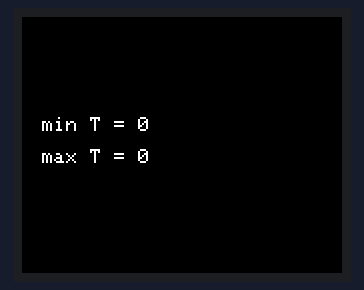
This sketch was run on a simulated Arduino Uno, built with avr-gcc and run on an emulated ATmega328P. Shown: 160×128 colour display. What the sketch prints to the serial monitor is not drawn.

Above: at 3.5 s.

Measured:
- what the display in image 0 shows lasts 0.5 s, from 3.5 s to 4.0 s

The sketch:

AMG8833IRArray_Ladybug.ino
```cpp
/* AMG88331IRArray_Ladybug
 *
 *  Basic program to get 8 x 8 temperature array data from the AMG8833 I2C thermal sensor
 *
 *  Intended to run on the Butterfly as host, but any host with an I2C bus should work well.
 *
 */
// This Ladybug native optimized version requires specific pins
//
#define sclk 13  // SCLK can also use pin 14
#define mosi 11  // MOSI can also use pin 7
#define cs   10  // CS & DC can use pins 2, 6, 9, 10, 15, 20, 21, 22, 23
#define dc   5   //  but certain pairs must NOT be used: 2+10, 6+9, 20+23, 21+22
#define rst  4   // RST can use any pin
#define sdcs 3   // CS for SD card, can use any pin

#include <Adafruit_GFX.h>    // Core graphics library
#include <Adafruit_ST7735.h> // Hardware-specific library
#include <SPI.h>
#include <Wire.h>

Adafruit_ST7735 tft = Adafruit_ST7735(cs, dc, mosi, sclk, rst);
float p = 3.1415926f;

// Color definitions
#define BLACK    0x0000
#define BLUE     0x001F
#define RED      0xF800
#define GREEN    0x07E0
#define CYAN     0x07FF
#define MAGENTA  0xF81F
#define YELLOW   0xFFE0
#define WHITE    0xFFFF

uint16_t setColor[8] = {BLACK, BLUE, RED, GREEN, CYAN, MAGENTA, YELLOW, WHITE};

// Status and configuration registers
#define AMG8833_PCTL     0x00
#define AMG8833_RST      0x01
#define AMG8833_FPSC     0x02
#define AMG8833_INTC     0x03
#define AMG8833_STAT     0x04
#define AMG8833_SCLR     0x05
#define AMG8833_AVE      0x07
#define AMG8833_INTHL    0x08
#define AMG8833_INTHH    0x09
#define AMG8833_INTLL    0x0A
#define AMG8833_INTLH    0x0B
#define AMG8833_IHYSL    0x0C
#define AMG8833_IHYSH    0x0D
#define AMG8833_TTHL     0x0E
#define AMG8833_TTHH     0x0F

//  Interrupt result registers
#define AMG8833_INT0     0x10  // threshold interrupt for pixels 0 - 7, etc
#define AMG8833_INT1     0x11
#define AMG8833_INT2     0x12
#define AMG8833_INT3     0x13
#define AMG8833_INT4     0x14
#define AMG8833_INT5     0x15
#define AMG8833_INT6     0x16
#define AMG8833_INT7     0x17

// 64, 16-bit words for the 8 x 8 IR array
#define AMG8833_DATA01L  0x80 // pixel 1 low byte
#define AMG8833_DATA01H  0x81 // pixel 1 high byte
//  ...
#define AMG8833_DATA64L  0xFE // pixel 64 low byte
#define AMG8833_DATA64H  0xFF // pixel 64 high byte

#define AMG8833_ADDRESS 0x68  // 0x68 when ADO = LOW, 0x69 when ADO = HIGH

float minTemp, maxTemp, Tambient, tmpTemp;
uint8_t rawData[128];   //raw data array
float temperatures[64]; //Contains the calculated temperatures of each pixel in the array
int16_t irData[64];     //Contains the raw IR data from the sensor
uint16_t color;
uint8_t rgb, red, green, blue;

// define pin connections
#define intPin  8

uint8_t rgb_colors[600] =
{  0,   0,   0,
   0,   0,   0,
   0,   0,   0,
   0,   0,   0,
   0,   0,   0,
   0,   0,   0,
   0,   0,   0,
   0,   0,   0,
   0,   0,   0,
   0,   0,   0,
   0,   0,   0,
   0,   0,   0,
   0,   0,   0,
   0,   0,   0,
   0,   0,   0,
   0,   0,   0,
   0,   0,   0,
   0,   0,   0,
   0,   0,   0,
   0,   0,   0,
   0,   0,   0,
   0,   0,   0,
   0,   0,   0,
   0,   0,   0,
   0,   0,   0,
   0,   0,   0,
   0,   0,   0,
   0,   0,   0,
   0,   0,   0,
   0,   0,   0,
   0,   0,   0,
   0,   0,   0,
   0,   0,   0,
   0,   0,   0,
   0,   0,   0,
   0,   0,   0,
   0,   0,   0,
   0,   0,   0,
   0,   0,   0,
   0,   0,   0,
   0,   0,   0,
   0,   0,   0,
   0,   0,   0,
   0,   0,   0,
   0,   0,   0,
   0,   0,   0,
   5,   0,   7,
   9,   0,  14,
  14,   0,  21,
  18,   0,  29,
  23,   0,  36,
  27,   0,  43,
  32,   0,  50,
  37,   0,  57,
  41,   0,  64,
  46,   0,  72,
  50,   0,  79,
  55,   0,  86,
  60,   0,  93,
  64,   0, 100,
  69,   0, 107,
  73,   0, 115,
  78,   0, 122,
  82,   0, 129,
  87,   0, 136,
  87,   0, 136,
  87,   0, 136,
  87,   0, 136,
  87,   0, 136,
  87,   0, 136,
  87,   0, 136,
  87,   0, 136,
  87,   0, 136,
  87,   0, 136,
  87,   0, 136,
  87,   0, 136,
  87,   0, 136,
  87,   0, 136,
  87,   0, 136,
  87,   0, 136,
  87,   0, 136,
  87,   0, 136,
  87,   0, 136,
  87,   0, 136,
  84,   6, 132,
  82,  12, 128,
  79,  17, 124,
  77,  23, 120,
  74,  29, 116,
  72,  35, 113,
  69,  40, 109,
  67,  46, 105,
  64,  52, 101,
  62,  58,  97,
  59,  64,  93,
  56,  69,  89,
  54,  75,  85,
  51,  81,  81,
  49,  87,  77,
  46,  92,  74,
  44,  98,  70,
  41, 104,  66,
  39, 110,  62,
  36, 115,  58,
  33, 121,  54,
  31, 127,  50,
  28, 133,  46,
  26, 139,  42,
  23, 144,  38,
  21, 150,  35,
  18, 156,  31,
  16, 162,  27,
  13, 167,  23,
  11, 173,  19,
   8, 179,  15,
   8, 179,  15,
   8, 179,  15,
   8, 179,  15,
   8, 179,  15,
   8, 179,  15,
   8, 179,  15,
   8, 179,  15,
   8, 179,  15,
   8, 179,  15,
   8, 179,  15,
   8, 179,  15,
   8, 179,  15,
  20, 183,  14,
  32, 186,  14,
  43, 190,  13,
  55, 193,  12,
  67, 197,  11,
  79, 201,  11,
  90, 204,  10,
 102, 208,   9,
 114, 212,   9,
 126, 215,   8,
 137, 219,   7,
 149, 222,   6,
 161, 226,   6,
 173, 230,   5,
 184, 233,   4,
 196, 237,   4,
 208, 241,   3,
 220, 244,   2,
 231, 248,   1,
 243, 251,   1,
 255, 255,   0,
 255, 246,   0,
 255, 237,   0,
 255, 228,   0,
 255, 219,   0,
 255, 209,   0,
 255, 200,   0,
 255, 191,   0,
 255, 182,   0,
 255, 173,   0,
 255, 164,   0,
 255, 155,   0,
 255, 146,   0,
 255, 137,   0,
 255, 128,   0,
 255, 118,   0,
 255, 109,   0,
 255, 100,   0,
 255,  91,   0,
 255,  82,   0,
 255,  73,   0,
 255,  64,   0,
 255,  55,   0,
 255,  46,   0,
 255,  36,   0,
 255,  27,   0,
 255,  18,   0,
 255,   9,   0,
 255,   0,   0,
 255,   0,   0,
 255,   0,   0,
 255,   0,   0,
 255,   0,   0,
 255,   0,   0,
 253,  13,  40,
 250,  27,  80,
 248,  40, 120,
 245,  53, 160,
 243,  67, 200,
 240,  80, 240,
 242, 102, 242,
 244, 124, 244,
 246, 146, 246,
 248, 168, 248,
 249, 189, 249,
 251, 211, 251,
 253, 233, 253,
 255, 255, 255,
 255, 255, 255,
 255, 255, 255,
 255, 255, 255,
 255, 255, 255,
 255, 255, 255
};

enum mode {  // define IR Array operating mode
  normal_mode = 0, // default
  sleep_mode,
  standby_mode_60sec,
  standbymode_10sec
};

// Define configuration
  uint8_t mode = normal_mode; // set IR Array operation mode

  float thermistorTemp= 0.0f; // thermistor temperature

void setup()
{
  pinMode(sdcs, INPUT_PULLUP);  // don't touch the SD card

  Serial.begin(38400);
  delay(2000);
  Serial.println("AMG8833 Grid-Eye 8 x 8 IR Array");

  tft.initR(INITR_BLACKTAB);   // initialize a ST7735S chip, black tab

  //tft.begin();   // initialize a ST7735S chip, black tab
  tft.setRotation(3); // 0, 2 are portrait mode, 1,3 are landscape mode
  Serial.println("initialize display");

  // Initialize I2C bus and check for devices on the bus
  Wire.begin(); // set master mode
  Wire.setClock(400000); // I2C frequency at 400 kHz

  I2Cscan();

  writeByte(AMG8833_ADDRESS, AMG8833_RST, 0x3F);  // initialize with a reset

  writeByte(AMG8833_ADDRESS, AMG8833_PCTL, mode); // set operating mode

  writeByte(AMG8833_ADDRESS, AMG8833_FPSC, 0x00); // sample rate (0x00 = 10 fps or 0x01 = 1 fps)

}
/* End of setup*/

void loop()
{
    thermistorTemp = 0.0625f * (float)readThermistor();
    Serial.print("Thermistor temperature = "); Serial.print(thermistorTemp, 2); Serial.println(" oC");

    readBytes(AMG8833_ADDRESS, AMG8833_DATA01L, 128, &rawData[0]);
    for(uint16_t ii = 0; ii < 64; ii++) {
      temperatures[ii] = (float) ((int16_t) ( (int16_t) rawData[2*ii + 1] << 8) | rawData[2*ii]);
      temperatures[ii] *=0.25f; // scale to get temperatures in degrees C
    }

    // Get min and max temperatures
    minTemp = 1000.0f;
    maxTemp =    0.0f;
    for(int y=0; y<8; y++){ //go through all the rows
    for(int x=0; x<8; x++){ //go through all the columns
      if(temperatures[y+x*8] > maxTemp) maxTemp = temperatures[y+x*8];
      if(temperatures[y+x*8] < minTemp) minTemp = temperatures[y+x*8];
    }
    }

    tft.fillScreen(BLACK); // clear the screen
    for(int y=0; y<8; y++){ //go through all the rows
    for(int x=0; x<8; x++){ //go through all the columns

      tmpTemp = temperatures[y+x*8];
      Serial.print(tmpTemp, 1); Serial.print(","); // use the serial monitor to plot the data, TFT diplay would be better
      if(x == 7) Serial.println(" ");
      if(y+x*8 == 63) Serial.println(" ");

      rgb =(uint8_t) (((tmpTemp - minTemp)/(maxTemp - minTemp)) * 199); // 0 - 199 = 200 possible rgb color values

      red   = rgb_colors[rgb*3] >> 3; // keep 5 MS bits
      green = rgb_colors[rgb*3 + 1] >> 2; // keep 6 MS bits
      blue  = rgb_colors[rgb*3 + 2] >> 3; // keep 5 MS bits
      color = red << 11 | green << 5 | blue; // construct rgb565 color for tft display

      tft.fillRect(x*10, y*10, 10, 10, color);
//      tft.drawRect(x*10, y*10, 10, 10, BLACK);

    }
    }

      tft.setTextSize(0);
      tft.setTextColor(WHITE);
      tft.setCursor(10, 50 );
      tft.print("min T = "); tft.print((uint8_t) minTemp);
      tft.setCursor(10, 66 );
      tft.print("max T = "); tft.print((uint8_t) maxTemp);

      Serial.print("min T = "); Serial.println((uint8_t) minTemp);
      Serial.print("max T = "); Serial.println((uint8_t) maxTemp);

      tmpTemp = 0;

      delay(500);
}


/* End of Loop*/

/*
************************************************************************************************************
* Useful Functions
************************************************************************************************************
*/
int16_t readThermistor()
{
 uint8_t rawData[2] = {0, 0};
 readBytes(AMG8833_ADDRESS, AMG8833_TTHL, 2, &rawData[0]);
 return (int16_t) (((int16_t) rawData[1] << 8) | rawData[0]);
}

// simple function to scan for I2C devices on the bus
void I2Cscan()
{
    // scan for i2c devices
  byte error, address;
  int nDevices;

  Serial.println("Scanning...");

  nDevices = 0;
  for(address = 1; address < 127; address++ )
  {
    // The i2c_scanner uses the return value of
    // the Write.endTransmisstion to see if
    // a device did acknowledge to the address.
    error = Wire.transfer(address, NULL, 0, NULL, 0);

    if (error == 0)
    {
      Serial.print("I2C device found at address 0x");
      if (address<16)
        Serial.print("0");
      Serial.print(address,HEX);
      Serial.println("  !");

      nDevices++;
    }
    else if (error==4)
    {
      Serial.print("Unknown error at address 0x");
      if (address<16)
        Serial.print("0");
      Serial.println(address,HEX);
    }
  }
  if (nDevices == 0)
    Serial.println("No I2C devices found\n");
  else
    Serial.println("done\n");
}


       // I2C read/write functions for the AMG8833

        void writeByte(uint8_t address, uint8_t subAddress, uint8_t data) {
        uint8_t temp[2];
        temp[0] = subAddress;
        temp[1] = data;
        Wire.transfer(address, &temp[0], 2, NULL, 0);
        }

        uint8_t readByte(uint8_t address, uint8_t subAddress) {
        uint8_t temp[1];
        Wire.transfer(address, &subAddress, 1, &temp[0], 1);
        return temp[0];
        }

        void readBytes(uint8_t address, uint8_t subAddress, uint8_t count, uint8_t * dest) {
        Wire.transfer(address, &subAddress, 1, dest, count);
        }
```
